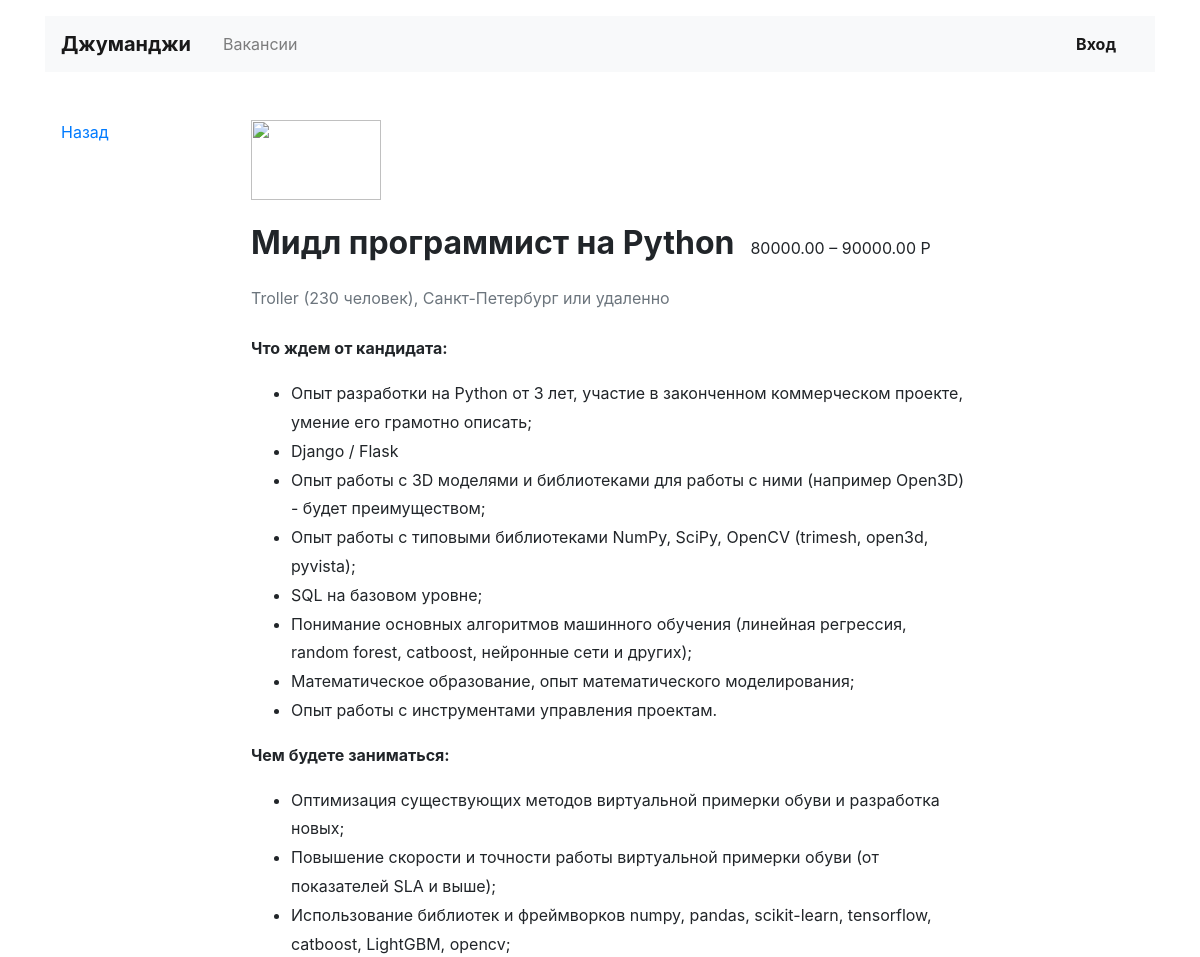
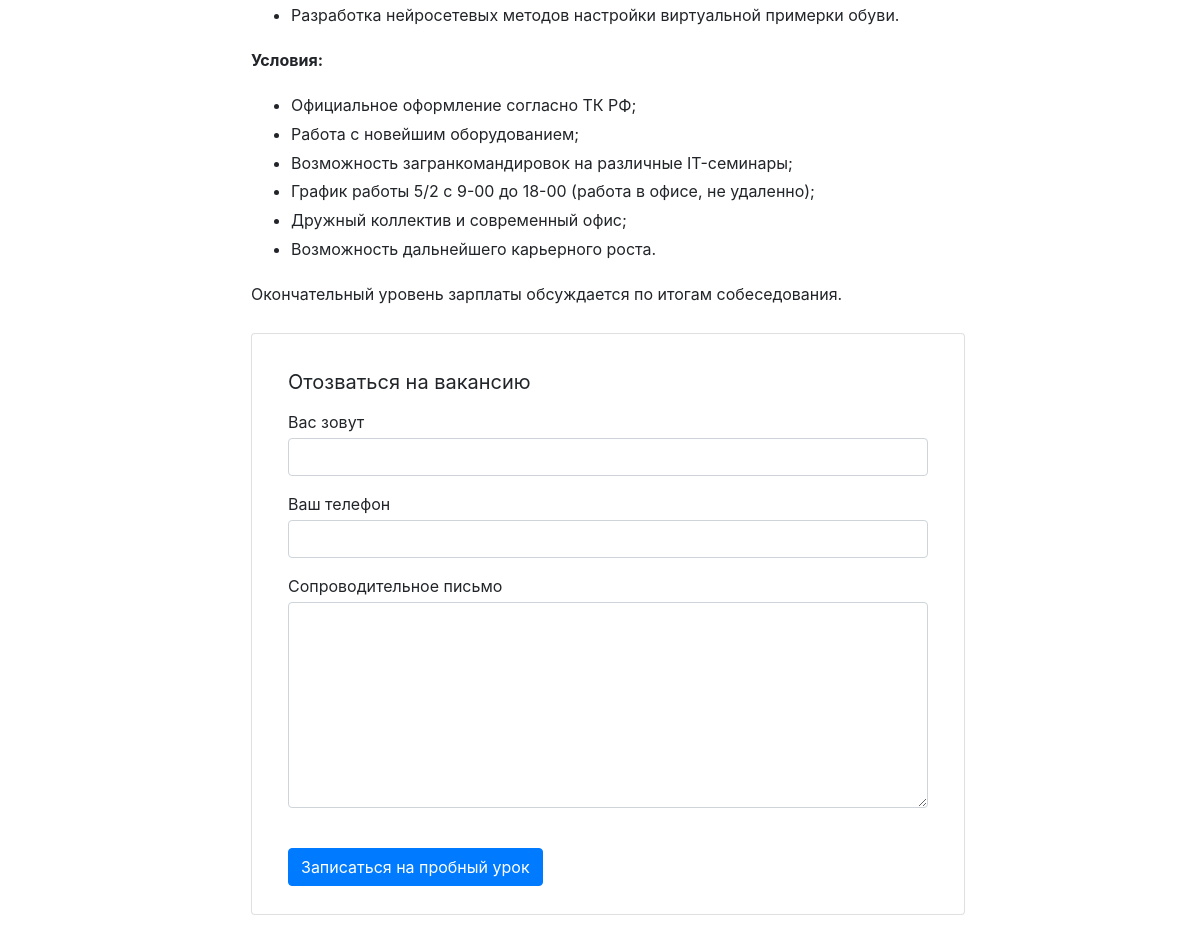
The app's page /vacancies/4/ with its own data (2 pictures, top to bottom).
### jobs/models.py (models this page shows)
class Vacancy(models.Model):
    title = models.CharField(max_length=45)
    speciality = models.ForeignKey(Speciality, on_delete=models.CASCADE, related_name="vacancies")
    company = models.ForeignKey(Company, on_delete=models.CASCADE, related_name="vacancies")
    skills = models.CharField(max_length=100)
    description = models.TextField()
    salary_min = models.DecimalField(max_digits=20, decimal_places=2)
    salary_max = models.DecimalField(max_digits=20, decimal_places=2)
    posted = models.DateField(auto_now=True)

class Company(models.Model):
    name = models.CharField(max_length=50)
    logo = models.ImageField(upload_to=MEDIA_COMPANY_IMAGE_DIR)
    location = models.CharField(max_length=50)
    description = models.TextField()
    employee_count = models.IntegerField()
    owner = models.OneToOneField(User, on_delete=models.CASCADE)

### jobs/views.py (the view)
# urls.py: path('vacancies/<int:vacancy_id>/', vacancy_view, name='vacancy_url'),
def vacancy_view(request, vacancy_id):
    try:
        vacancy = Vacancy.objects.get(pk=vacancy_id)
    except Vacancy.DoesNotExist:
        raise Http404
    context = {
        'vacancy': vacancy,
    }
    return render(request, "jobs/vacancy.html", context=context)

### jobs/templates/jobs/vacancy.html (shortened to what this page needs)
{% extends 'base.html' %}
{% block content %}
  <main class="container mt-3 pb-5">
    <div class="row mt-5">
      <div class="col-12 col-lg-2">
        <div class="pl-3 mb-5">
          <p><a href="{% url 'main_url' %}">Назад</a></p>
        </div>
      </div>
      <div class="col-12 col-lg-8">
        <section class="pl-3">
          <a href="#"><img src="https://place-hold.it/130x80" width="130" height="80" alt=""></a>
          <div class="d-flex align-items-baseline align-content-baseline">
            <h1 class="h2 mt-4 font-weight-bold" >{{ vacancy.title }}</h1>
            <p class="m-0 pl-3">{{ vacancy.salary_min }} – {{ vacancy.salary_max }} Р</p>
          </div>
          <p class="text-muted mb-4">{{ vacancy.company.name|capfirst }} ({{ vacancy.company.employee_count }} человек),
            {{ vacancy.company.location }} или удаленно</p>
          <div style="line-height: 1.8;">
            {{ vacancy.description|safe }}
          </div>
          <form action="/echo" class="card mt-4 mb-3" enctype="multipart/form-data">
            <div class="card-body mx-3">
              <p class="h5 mt-3 font-weight-normal">Отозваться на вакансию</p>
              <div class="form-group">
                <label class="mb-1 mt-2" for="userName">Вас зовут</label>
                <input class="form-control" type="text" placeholder="" id="userName">
              </div>
              <div class="form-group">
                <label class="mb-1" for="userPhone">Ваш телефон</label>
                <input class="form-control" type="tel" placeholder="" id="userPhone">
              </div>
              <div class="form-group">
                <label class="mb-1" for="userMsg" >Сопроводительное письмо</label>
                <textarea class="form-control" rows="8" id="userMsg"></textarea>
              </div>
              <input type="submit" class="btn btn-primary mt-4 mb-2" value="Записаться на пробный урок">
            </div>
          </form>
        </section>
      </div>
    </div>
  </main>
{% endblock %}

### records on screen
Vacancy: title "Мидл программист на Python", salary_min "80000.00", salary_max "90000.00", company.name "Troller", company.employee_count "230", company.location "Санкт-Петербург", description "Что ждем от кандидата: Опыт разработки на Python от 3 лет, участие в законченном коммерческом проекте, умение его грамотно описать; Django / Flask Опыт работы с 3D моделями и библиотеками для работы с ними (например Open3D) - будет преимуществом; Опыт работы с типовыми библиотеками NumPy, SciPy, OpenCV (trimesh, open3d, pyvista); SQL на базовом уровне; Понимание основных алгоритмов машинного обучения (линейная регрессия, random forest, catboost, нейронные сети и других); Математическое образование, опыт математического моделирования; Опыт работы с инструментами управления проектам. Чем будете заниматься: Оптимизация существующих методов виртуальной примерки обуви и разработка новых;…"
